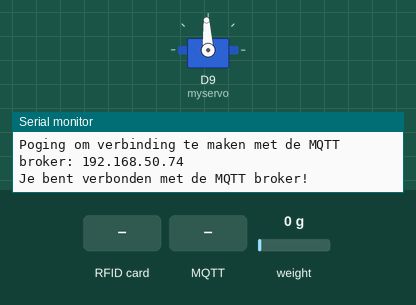
Bench run of a sketch on a simulated Arduino MKR. Parts: servo, the last lines printed to the serial monitor. The test bench sets the inputs (shaded band); at power-on: weight on the scale 0 g. WiFi joins after 1.5 s; servers stay silent unless stated; no MQTT or app messages arrive unless stated.

Above: at 5.2 s.
5.3 s: RFID card 53 A0 49 34 held to the reader
At 6.2 s:
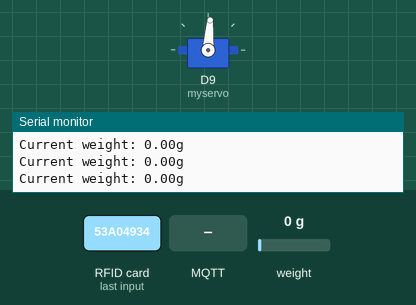
6.8 s: weight on the scale set to 1250 g
At 7.3 s:
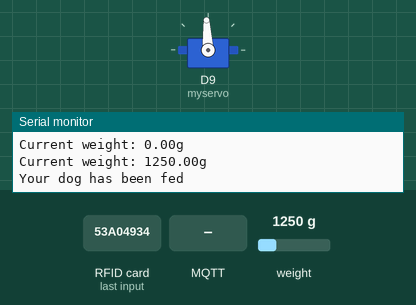
11.3 s: MQTT message "feed" arrives on the first subscribed topic
Timing chart, 0 to 14.3 s (numbered marks = the images above; inputs shaded):
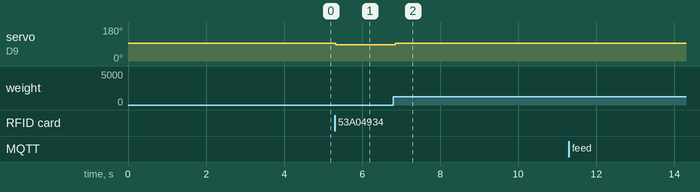

The sketch:

connection.ino
```cpp
#include <ArduinoMqttClient.h>
#include <WiFiNINA.h>
#include <SPI.h>
#include <MFRC522.h>
#include <Servo.h>
#include <HX711_ADC.h>
#include <RTClib.h>
#include "arduino_secrets.h"

// WiFi and MQTT settings
char ssid[] = SECRET_SSID;
char pass[] = SECRET_PASS;
WiFiClient wifiClient;
MqttClient mqttClient(wifiClient);
const char broker[] = "192.168.50.74";
int port = 1883;
const char topicWeight[] = "arduino/smartbowl/weight";
const char topicFeed[] = "arduino/smartbowl/feed";
const char topicCooldown[] = "arduino/smartbowl/cooldown";
const char topicNotifications[] = "arduino/smartbowl/notifications";
const char topicAmountToFeed[] = "arduino/smartbowl/amountToFeed";
float targetWeight = 500;
bool feedDog = false;

// Cooldown settings
unsigned long cooldownTime = 0;
unsigned long lastFeedTime = 0;

// Pins for RFID
#define SS_PIN 12
#define RST_PIN 11

// Pins for Load Cell
const int HX711_dout = 2; // MCU > HX711 DOUT pin
const int HX711_sck = 3;  // MCU > HX711 SCK pin

// Calibration factor for load cell
const float calibration_factor = -103.219;

// RFID and Servo objects
MFRC522 mfrc522(SS_PIN, RST_PIN);
Servo myservo;

// Load Cell object
HX711_ADC LoadCell(HX711_dout, HX711_sck);

void setup() {
  // Initialize serial communication
  Serial.begin(9600);

  // Initialize SPI and RFID
  SPI.begin();
  mfrc522.PCD_Init();
  Serial.println("Approximate your card to the reader...");
  Serial.println();
  mfrc522.PCD_SetAntennaGain(mfrc522.RxGain_max);

  // Attach and initialize the servo
  myservo.attach(9);
  myservo.write(93); // Stop the motor initially

  // Initialize Load Cell
  LoadCell.begin();
  unsigned long stabilizingtime = 2000; // Stabilizing time after power-up
  bool _tare = true; // Perform tare operation during startup
  LoadCell.start(stabilizingtime, _tare);

  if (LoadCell.getTareTimeoutFlag() || LoadCell.getSignalTimeoutFlag()) {
    Serial.println("Timeout, check MCU>HX711 wiring and pin designations");
    while (1);
  } else {
    LoadCell.setCalFactor(calibration_factor);
    Serial.println("HX711 initialization completed");
    float startWeight = LoadCell.getData();
    Serial.print("Starting Weight: ");
    Serial.print(startWeight);
    Serial.println("g");
  }

  // Initialize WiFi
  Serial.print("Poging om verbinding te maken met WPA SSID: ");
  Serial.println(ssid);
  while (WiFi.begin(ssid, pass) != WL_CONNECTED) {
    Serial.print(".");
    delay(5000);
  }
  Serial.println("Verbinding met het netwerk is geslaagd");
  Serial.println();

  // Initialize MQTT
  Serial.print("Poging om verbinding te maken met de MQTT broker: ");
  Serial.println(broker);
  if (!mqttClient.connect(broker, port)) {
    Serial.print("MQTT verbinding mislukt! Foutcode = ");
    Serial.println(mqttClient.connectError());
    while (1);
  }
  Serial.println("Je bent verbonden met de MQTT broker!");
  Serial.println();
  mqttClient.onMessage(onMessageReceived);
  mqttClient.subscribe(topicWeight);
  mqttClient.subscribe(topicFeed);
  mqttClient.subscribe(topicCooldown);
  LoadCell.setSamplesInUse(4);
}

void loop() {
  // Poll MQTT messages
  static unsigned long lastMqttPoll = 0;
  if (millis() - lastMqttPoll > 1000) {
    mqttClient.poll();
    lastMqttPoll = millis();
  }

  LoadCell.update();

  // Look for new cards
  if (mfrc522.PICC_IsNewCardPresent() && mfrc522.PICC_ReadCardSerial()) {
    if (millis() - lastFeedTime >= cooldownTime) {
      Serial.print("UID tag :");
      String content = "";
      byte letter;
      for (byte i = 0; i < mfrc522.uid.size; i++) {
        Serial.print(mfrc522.uid.uidByte[i] < 0x10 ? " 0" : " ");
        Serial.print(mfrc522.uid.uidByte[i], HEX);
        content.concat(String(mfrc522.uid.uidByte[i] < 0x10 ? " 0" : " "));
        content.concat(String(mfrc522.uid.uidByte[i], HEX));
      }
      Serial.println();
      Serial.print("Message : ");
      content.toUpperCase();

      // Check for authorized UID
      if (content.substring(1) == "53 A0 49 34") {
        Serial.println("Authorized access");
        feed();
        lastFeedTime = millis(); // Update feed time
      } else {
        Serial.println("Access denied");
      }
    } else {
      unsigned long remainingTime = cooldownTime - (millis() - lastFeedTime);
      unsigned long remainingMinutes = (remainingTime / 1000) / 60;
      unsigned long remainingSeconds = (remainingTime / 1000) % 60;
      Serial.print("Cooldown time active. Try again in ");
      Serial.print(remainingMinutes);
      Serial.print(" minutes and ");
      Serial.print(remainingSeconds);
      Serial.println(" seconds.");
    }
    delay(500);
  }

  // Check if dog should be fed without RFID
  if (feedDog) {
    feedDog = false; // Reset
    feed();
    lastFeedTime = millis(); // Update the last feed time
  }
}

void onMessageReceived(int messageSize) {
  String message = "";
  while (mqttClient.available()) {
    char c = (char)mqttClient.read();
    message += c;
  }
  Serial.print("Ontvangen bericht: ");
  Serial.println(message);

  // Check if the message is the "feed" command
  if (message == "feed") {
    feedDog = true;
    Serial.println("Feed dog command received");
  }
  // Check if the message can be converted to a float (for weight setting)
  else if (message.indexOf(":") != -1) {
    int separator = message.indexOf(":");
    int hours = message.substring(0, separator).toInt();
    int minutes = message.substring(separator + 1).toInt();
    cooldownTime = (hours * 3600UL + minutes * 60UL) * 1000UL;
    Serial.print("New cooldown time: ");
    Serial.print(hours);
    Serial.print(" hours and ");
    Serial.print(minutes);
    Serial.println(" minutes.");
  } else {
    float weight = message.toFloat();
    if (weight != 0.0 || message == "0" || message == "0.0") {
      targetWeight = weight;
      Serial.print("Nieuwe target weight: ");
      Serial.println(targetWeight);
    } else {
      Serial.println("Geen geldig bericht ontvangen.");
    }
  }
}

void feed() {
  LoadCell.update();
  float currentWeight = LoadCell.getData();
  float amountToFeed = targetWeight - currentWeight;

  Serial.print("Amount to feed: ");
  Serial.print(amountToFeed);
  Serial.println("g");

  mqttClient.beginMessage("arduino/smartbowl/notifications");
  mqttClient.print("Feeding amount: " + String(amountToFeed) + " grams");
  mqttClient.endMessage();

  myservo.write(86);

  unsigned long startTime = millis();
  unsigned long maxFeedTime = 20000; // Maximum feeding time (20 seconds)

  // Keep rotating until weight reaches target weight or time runs out
  while (true) {
    LoadCell.update(); // Update load cell data
    float weight = LoadCell.getData();
    Serial.print("Current weight: ");
    Serial.print(weight);
    Serial.println("g");

    if (weight >= targetWeight - 35) {
      Serial.println("Your dog has been fed");
      sendNotification("Your dog has been fed.");
      break;
    }

    if (millis() - startTime >= maxFeedTime) {
      Serial.println("Target weight not reached, please refill the food.");
      sendNotification("Target weight not reached, please refill the food.");
      break;
    }

    delay(10); // Small delay
  }

  myservo.write(93); // Stop the motor
}

void sendNotification(String message) {
  mqttClient.beginMessage("arduino/smartbowl/notifications");
  mqttClient.print(message);
  mqttClient.endMessage();
}
```

arduino_secrets.h
```cpp
#define SECRET_SSID "WOT"
#define SECRET_PASS "enterthegame"
```

Measured:
- after the input at 5.3 s, servo on D9 (myservo): 93° → 86° at once
- after the input at 6.8 s, servo on D9 (myservo): 86° → 93° after 0.05 s
